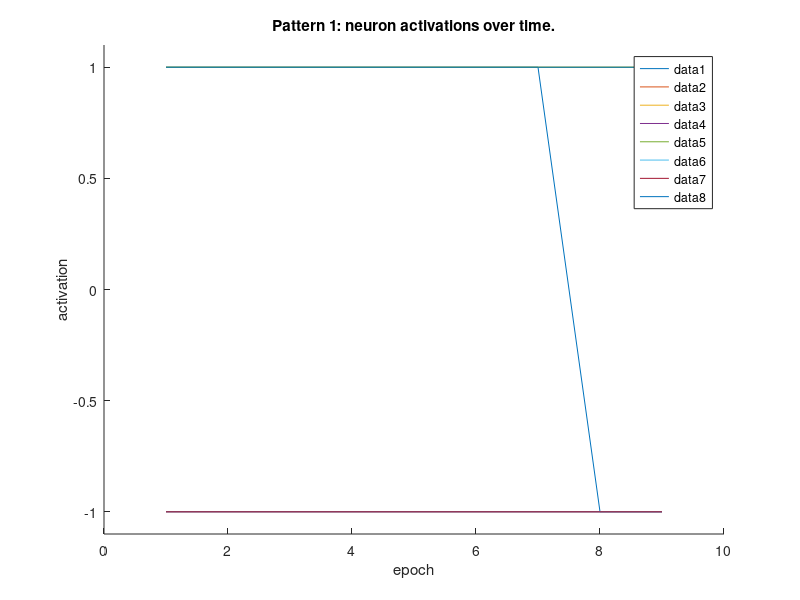
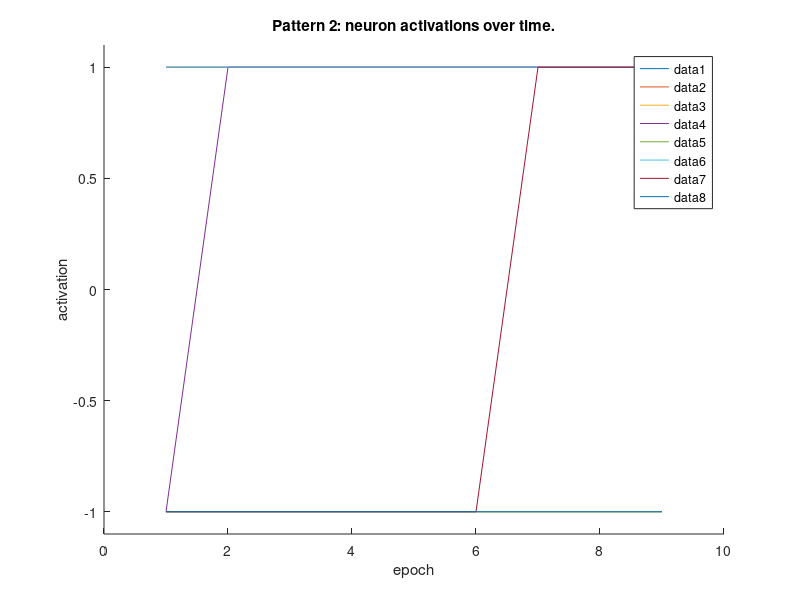
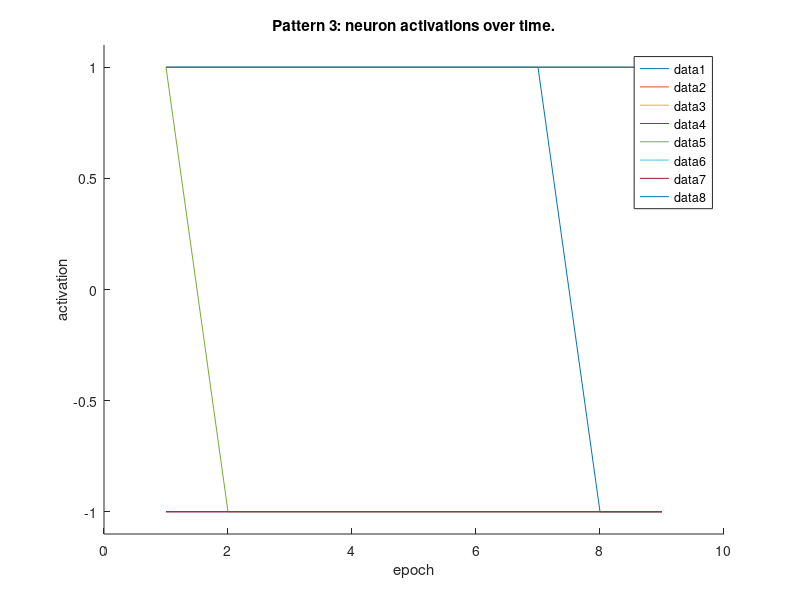

Here is the MATLAB script that generated these plots, in order:
%% INIT
%input patterns
U = [-1 -1 +1 -1 +1 -1 -1 +1;
     -1 -1 -1 -1 -1 +1 -1 -1;
     -1 +1 +1 -1 -1 +1 -1 +1];

N = size(U, 2); % # of neurons
c = 1 / N;
M = c * (U' * U) ; % weight matrix
I = zeros(N, 1); % no bias

% remove self-recurrent connections
for i = 1:size(M, 1)
    M(i, i) = 0;
end

%% CHECK STORED PATTERNS

for i = 1:size(U,1)
    v = zeros(N, 1);
    u = U(i,:);
    
    % retrieve activation
    x = M*u'; 
    v(x <= 0) = -1;
    v(x > 0) = 1;
    
    % measure of similarity (overlap)
    overlap = c * (u * v);
    fprintf('- Overlap of stored pattern %d: %f\n', i, overlap);
end

%% RETRIEVE DISTORTED PATTERNS
Ud = [+1 -1 +1 -1 +1 -1 -1 +1;
      +1 +1 -1 -1 -1 +1 -1 -1;
      +1 +1 +1 -1 +1 +1 -1 +1];

N = size(Ud, 2);
c = 1 / N;

% for each test pattern
for i=1:size(Ud,1)
    % extract pattern i
    eps = 1e-3;
    t = 1;
    u = Ud(i,:);
    
    % init state, activations and energy
    xs = (M*u')';
    vs = u;
    
    energy = (-1/2) * u * (M * u') - u * I; % compute initial energy for u
    es = [energy];
    
    % retrive pattern i
    while true        
        % for each neuron (asynchronous update)
        for j = randperm(N)
            % init current state (to previous one)
            t = t + 1;
            x = xs(t-1, :);
            v = vs(t-1, :);
            
            % update neuron j (state and activation)
            x(j) = M(j,:) * vs(t-1, :)';
            if x(j) <= 0 
                v(j) = -1;
            else
                v(j) = 1;
            end
            
            % update energy of network
            energy_old = energy;
            energy = (-1/2) * v * (M * v') - v * I;
            
            %store new state, activations and energy
            xs = [xs; x];
            vs = [vs; v];
            es(end+1) = energy;
        end

        if abs(energy - energy_old) < eps
            break
        end
    end
    
    %check overlap of retrived pattern with original one
    retrived = vs(end, :);
    original = U(i, :);
    overlap = c * (original * retrived');
    fprintf('- Overlap of retrieved pattern %d: %f\n', i, overlap);
    
    % plot neurons activations over time
    figure
    hold on
    for j = 1:N
        plot(1:t, vs(:,j));
    end
    ylim([-1.1 1.1]);
    title(sprintf('Pattern %d: neuron activations over time.', i));
    ylabel('activation');
    xlabel('epoch');
    legend('show');
end
    
    